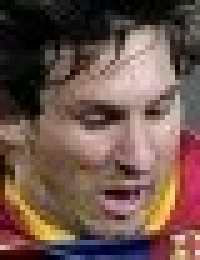
#> input picture messi_face.jpg, 40 x 52 px (shown 5 times larger)
$ python feature_matching.py
#> lines starting #> are read from the running program, lines starting #| are printed output that depends on the picture
import numpy as np
import cv2 as cv
from matplotlib import pyplot as plt
img1 = cv.imread('messi_face.jpg',0)          # queryImage
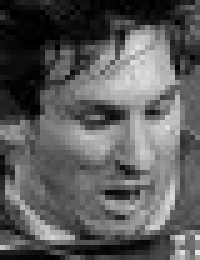
#> img1: shape (52, 40) (shown 5 times larger); min 0, max 229, mean 91
img2 = cv.imread('template_ccorr_3.jpg',0) # trainImage
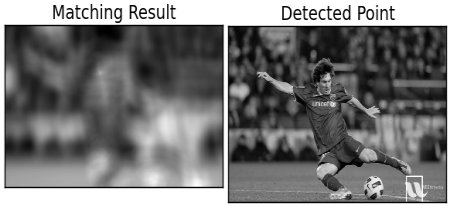
#> input picture template_ccorr_3.jpg, 450 x 206 px
#> img2 is the input picture: shape (206, 450); min 0, max 255, mean 118.3
# Initiate SIFT detector
sift = cv.SIFT()
# find the keypoints and descriptors with SIFT
kp1, des1 = sift.detectAndCompute(img1,None)
#> kp1 = 31 keypoints; strongest (x, y, size): (27, 13, 8.7), (30, 22, 2.1), (22, 23, 3.1), (24, 39, 1.9)
kp2, des2 = sift.detectAndCompute(img2,None)
#> kp2 = 558 keypoints; strongest (x, y, size): (62, 6, 2), (54, 6, 2.1), (69, 15, 2.1), (313, 12, 1.8)
# FLANN parameters
FLANN_INDEX_KDTREE = 1
index_params = dict(algorithm = FLANN_INDEX_KDTREE, trees = 5)
search_params = dict(checks=50)   # or pass empty dictionary
flann = cv.FlannBasedMatcher(index_params,search_params)
matches = flann.knnMatch(des1,des2,k=2)
#> matches = 31 matches
# Need to draw only good matches, so create a mask
matchesMask = [[0,0] for i in xrange(len(matches))]
#> matchesMask = 31 pairs, first value 0 to 0, second value 0 to 0
# ratio test as per Lowe's paper
for i,(m,n) in enumerate(matches):
    if m.distance < 0.7*n.distance:
        matchesMask[i]=[1,0]
#> this loop made 31 passes
#> after the loop, matchesMask = 31 pairs, first value 0 to 1, second value 0 to 0
draw_params = dict(matchColor = (0,255,0),
                   singlePointColor = (255,0,0),
                   matchesMask = matchesMask,
                   flags = 0)
#> draw_params = 4 items
img3 = cv.drawMatchesKnn(img1,kp1,img2,kp2,matches,None,**draw_params)
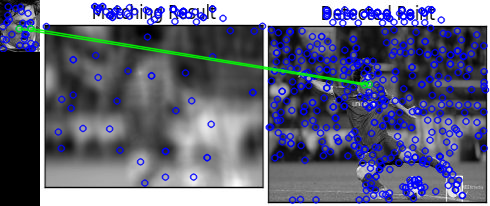
#> img3: shape (206, 490, 3); mean of channels 0, 1, 2 125, 102.2, 99.7; drawn as B, G, R
plt.imshow(img3,),plt.show()
